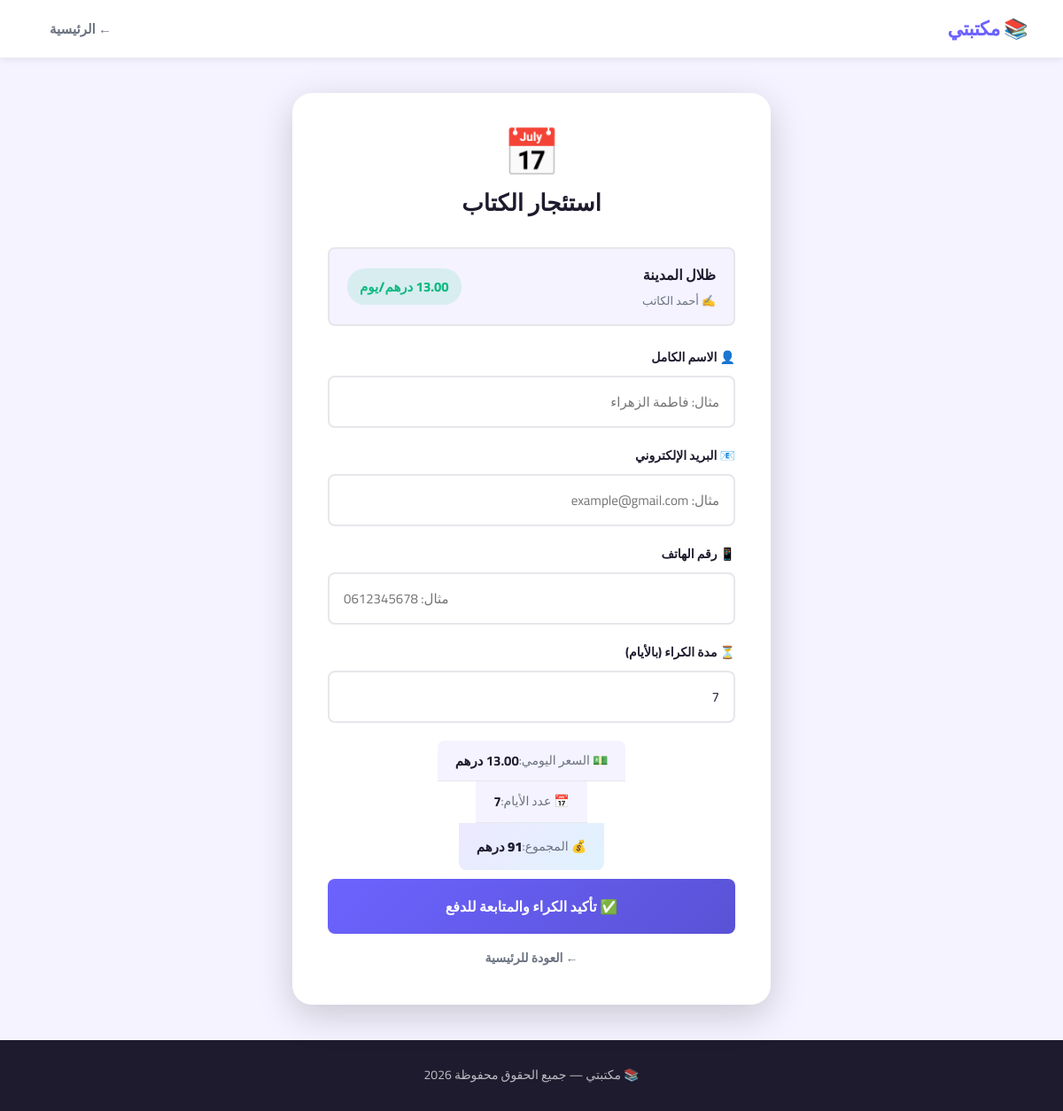
Screenshot of /rent.php?id=1 with the database file from the repository.
### tables this page shows
CREATE TABLE IF NOT EXISTS books (
    id          INT AUTO_INCREMENT PRIMARY KEY,
    title       VARCHAR(200)  NOT NULL,
    author      VARCHAR(150)  NOT NULL,
    category    VARCHAR(100)  NOT NULL,
    price_buy   DECIMAL(10,2) NOT NULL,
    price_rent  DECIMAL(10,2) NOT NULL,
    stock       INT           DEFAULT 0,
    cover_image VARCHAR(255)  DEFAULT NULL,
    description TEXT          DEFAULT NULL,
    content     LONGTEXT      DEFAULT NULL,
    created_at  TIMESTAMP     DEFAULT CURRENT_TIMESTAMP
);

### rent.php (the view, shortened to what this page needs)
<?php
require_once 'core/db.php';
$book_id = $_GET['id'] ?? null;
$stmt = $pdo->prepare("SELECT * FROM books WHERE id = ?");
$stmt->execute([$book_id]);
$book = $stmt->fetch();
$old_name  = '';
$old_email = '';
$old_phone = '';
$old_days  = 7;
$preview_total = $book['price_rent'] * $old_days;
?>
<!DOCTYPE html>
<html lang="ar" dir="rtl">
<head>
    <link rel="stylesheet" href="assets/css/main.css">
</head>
<body>
<nav class="navbar">
    <div class="nav-brand">📚 مكتبتي</div>
    <div class="nav-links">
        <a href="index.php">← الرئيسية</a>
    </div>
</nav>
<main class="form-page">
    <div class="form-container">
        <div class="form-page-header">
            <div class="form-icon">📅</div>
            <h1>استئجار الكتاب</h1>
        </div>
        <div class="book-summary-card">
            <div class="summary-info">
                <h3><?= htmlspecialchars($book['title']) ?></h3>
                <p>✍️ <?= htmlspecialchars($book['author']) ?></p>
            </div>
            <div class="summary-price">
                <span class="price-tag rent-price"><?= $book['price_rent'] ?> درهم/يوم</span>
            </div>
        </div>
        <form method="POST" action="" class="order-form">
            <div class="form-group">
                <label for="full_name">👤 الاسم الكامل</label>
                <input
                    type="text"
                    id="full_name"
                    name="full_name"
                    placeholder="مثال: فاطمة الزهراء"
                    value="<?= htmlspecialchars($old_name) ?>"
                    required
                >
            </div>
            <div class="form-group">
                <label for="email">📧 البريد الإلكتروني</label>
                <input
                    type="email"
                    id="email"
                    name="email"
                    placeholder="مثال: example@gmail.com"
                    value="<?= htmlspecialchars($old_email) ?>"
                    required
                >
            </div>
            <div class="form-group">
                <label for="phone">📱 رقم الهاتف</label>
                <input
                    type="tel"
                    id="phone"
                    name="phone"
                    placeholder="مثال: 0612345678"
                    value="<?= htmlspecialchars($old_phone) ?>"
                    required
                >
            </div>
            <div class="form-group">
                <label for="days">⏳ مدة الكراء (بالأيام)</label>
                <input
                    type="number"
                    id="days"
                    name="days"
                    min="1"
                    max="90"
                    value="<?= (int)$old_days ?>"
                    required
                    oninput="updateTotal(this.value)"
                >
            </div>
            <div class="price-summary rent-calculator">
                <div class="calc-row">
                    <span>💵 السعر اليومي:</span>
                    <strong><?= $book['price_rent'] ?> درهم</strong>
                </div>
                <div class="calc-row">
                    <span>📅 عدد الأيام:</span>
                    <strong id="display-days"><?= $old_days ?></strong>
                </div>
                <div class="calc-row total-row">
                    <span>💰 المجموع:</span>
                    <strong id="display-total" class="total-amount">
                        <?= $preview_total ?> درهم
                    </strong>
                </div>
            </div>
            <button type="submit" class="btn btn-confirm" id="btn-confirm-rent">
                ✅ تأكيد الكراء والمتابعة للدفع
            </button>
        </form>
        <a href="index.php" class="back-link">← العودة للرئيسية</a>
    </div>
</main>
<footer class="footer">
    <p>📚 مكتبتي — جميع الحقوق محفوظة <?= date('Y') ?></p>
</footer>
</body>
</html>

### rows the page displays
books: title "ظلال المدينة", author "أحمد الكاتب", price_rent "13.00", price_rent "91"

### other values shown
$old_days "7"
